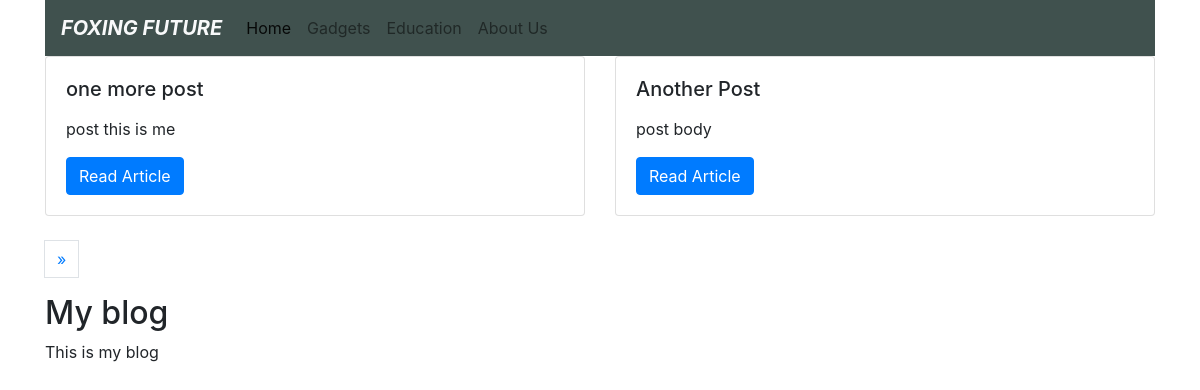
Screenshot of /blog/ with the database file from the repository.
### blog/models.py (models this page shows, shortened)
class Post(models.Model):
    STATUS_CHOICES=(
        ('draft','Draft'),
        ('published','Published'),
    )
    SELECT_CATEGORY_POST=(('gadgets','Gadgets'),('machine learning','Machine Learning'),('events','Events'),('not','Not'))
    title=models.CharField(max_length=250)# it translates into varchar
    slug=models.SlugField(max_length=250,unique_for_date='publish')#this is used for building good looking urls, we have added the
    author=models.ForeignKey(User,on_delete=models.CASCADE
                                ,related_name='blog_posts')#many to one relationship. each post is written by a user and a user can write
    body=models.TextField()
    publish=models.DateTimeField(default=timezone.now)
    created=models.DateTimeField(auto_now_add=True)
    updated=models.DateTimeField(auto_now=True)
    status=models.CharField(max_length=10
                                ,choices=STATUS_CHOICES
                                ,default='draft')
    category=models.CharField(max_length=20,choices=SELECT_CATEGORY_POST,default='not')
    objects=models.Manager()#default manager
    published=PublishedManager()#custom manager
    def get_absolute_url(self):
        return reverse('blog:post_detail',args=[self.publish.year
                                                    ,self.publish.month
                                                    ,self.publish.day
                                                    ,self.slug])
    class Meta:
        ordering=('-publish',)

### blog/views.py (the view)
# urls.py: path('',views.PostListView.as_view(),name='post_list'),
class PostListView(ListView):
    queryset=Post.published.all()
    context_object_name='posts'
    paginate_by=2
    template_name='blog/post/list.html'

### blog/templates/blog/post/list.html
{% extends "blog/base.html" %}
{% block content %}
<div class="container">
<div class="row">
{% for post in posts %}
    <div class="col-sm-6">
      <div class="card">
        <div class="card-body">
          <h5 class="card-title" >{{post.title}} </h5>
          <p class="card-text">{{post.body |truncatewords:30|linebreaks }}</p>
          <a href="{{ post.get_absolute_url }}" class="btn btn-primary">Read Article</a>
        </div>
      </div>
    </div>
{%endfor%}
</div>
<br>
{% include "pagination.html" with page=page_obj %}
{%endblock%}

### rows the page displays
Post: title "one more post", body "post this is me"
Post: title "Another Post", body "post body"
